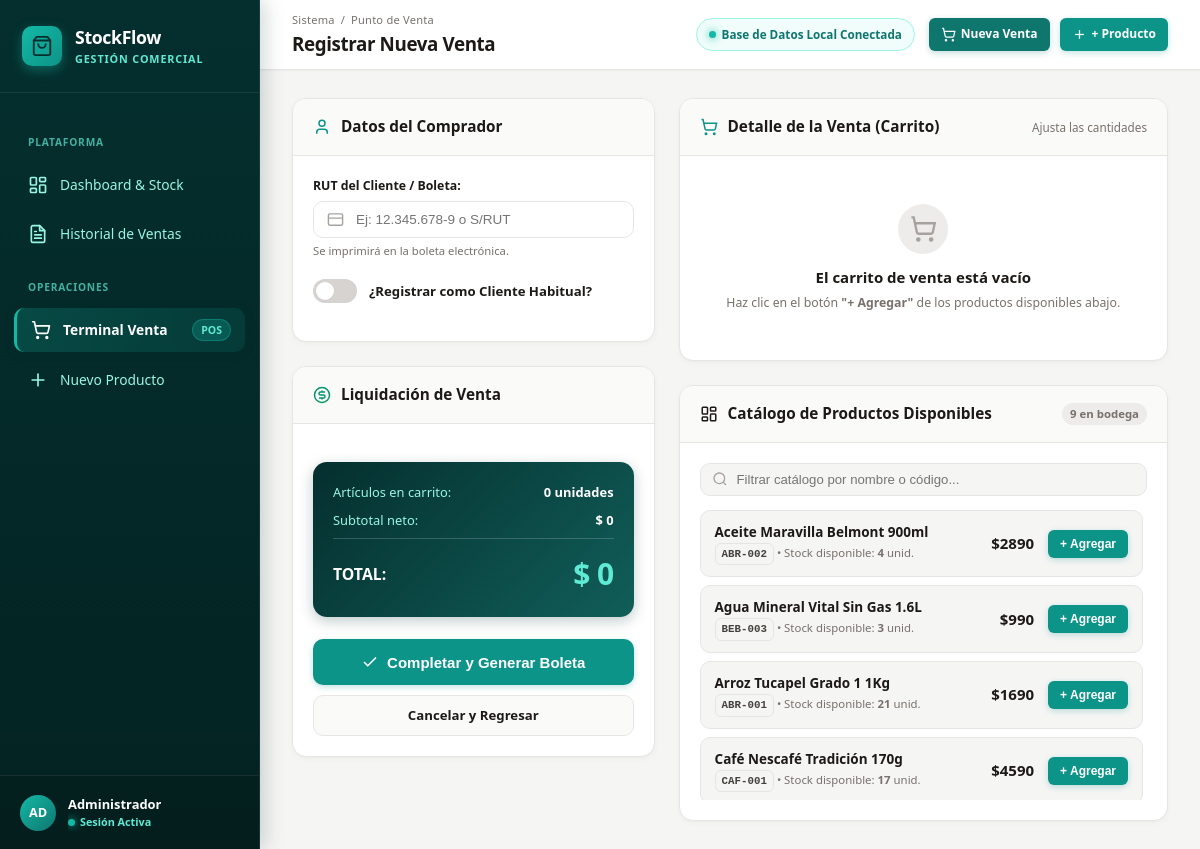
/venta/nueva/, run on the app's committed database.
### ventas/models.py (models this page shows, shortened)
class Producto(models.Model):
    codigo = models.CharField(max_length=20, unique=True)
    nombre = models.CharField(max_length=100)
    cantidad = models.IntegerField(default=0)
    precio = models.DecimalField(max_digits=10, decimal_places=2)

### ventas/views.py (the view, shortened to what this page needs)
# urls.py: path('venta/nueva/', views.registrar_venta, name='registrar_venta'),
def registrar_venta(request):
    productos = Producto.objects.filter(cantidad__gt=0).order_by('nombre')
    return render(request, 'ventas/registrar_venta.html', {'productos': productos})

### ventas/templates/ventas/registrar_venta.html (shortened to what this page needs)
{% extends 'ventas/base.html' %}
{% block section_name %}Punto de Venta{% endblock %}
{% block page_title %}Registrar Nueva Venta{% endblock %}
{% block content %}
<div id="posTerminalContainer">
    <form method="POST" id="posSaleForm">
        <div class="pos-layout">
            <div style="display: flex; flex-direction: column; gap: 24px;">
                <div class="pos-panel">
                    <div class="pos-panel-header">
                        <div class="pos-panel-title">
                            <svg viewBox="0 0 24 24" fill="none" stroke="currentColor" stroke-width="2" width="18" height="18" style="color: var(--color-primary);">
                                <path d="M19 21v-2a4 4 0 0 0-4-4H9a4 4 0 0 0-4 4v2"></path>
                                <circle cx="12" cy="7" r="4"></circle>
                            </svg>
                            <span>Datos del Comprador</span>
                        </div>
                    </div>
                    <div class="pos-panel-body">
                        <div class="form-group">
                            <label class="form-label" for="rut">RUT del Cliente / Boleta:</label>
                            <div class="input-with-icon">
                                <input type="text" name="rut" id="rut" class="form-input" placeholder="Ej: 12.345.678-9 o S/RUT" required>
                            </div>
                            <div class="form-helper">Se imprimirá en la boleta electrónica.</div>
                        </div>
                        <div class="form-group" style="margin-top: 18px; margin-bottom: 18px;">
                            <label class="switch-container">
                                <div class="switch-track">
                                    <div class="switch-thumb"></div>
                                </div>
                                <span class="switch-label">¿Registrar como Cliente Habitual?</span>
                            </label>
                        </div>
                    </div>
                </div>
                <div class="pos-panel">
                    <div class="pos-panel-header">
                        <div class="pos-panel-title">
                            <span>Liquidación de Venta</span>
                        </div>
                    </div>
                    <div class="pos-panel-body">
                        <div class="pos-total-box">
                            <div class="pos-total-row">
                                <span>Artículos en carrito:</span>
                                <strong id="posItemCount" style="color: #ffffff;">0 unidades</strong>
                            </div>
                            <div class="pos-total-row">
                                <span>Subtotal neto:</span>
                                <span id="posSubtotal" style="font-weight: 600; color: #ffffff;">$ 0</span>
                            </div>
                            <div class="pos-total-grand">
                                <span class="pos-grand-label">TOTAL:</span>
                                <span class="pos-grand-amount" id="posGrandTotal">$ 0</span>
                            </div>
                        </div>
                        <div style="margin-top: 22px; display: flex; flex-direction: column; gap: 10px;">
                            <button type="submit" class="btn btn-primary" style="width: 100%; padding: 13px; font-size: 1rem;">
                                <svg viewBox="0 0 24 24" fill="none" stroke="currentColor" stroke-width="2" width="20" height="20">
                                    <polyline points="20 6 9 17 4 12"></polyline>
                                </svg>
                                <span>Completar y Generar Boleta</span>
                            </button>
                            <a href="{% url 'lista_productos' %}" class="btn btn-secondary" style="width: 100%; text-align: center;">
                                Cancelar y Regresar
                            </a>
                        </div>
                    </div>
                </div>
            </div>
            <div style="display: flex; flex-direction: column; gap: 24px;">
                <div class="pos-panel">
                    <div class="pos-panel-header">
                        <div class="pos-panel-title">
                            <svg viewBox="0 0 24 24" fill="none" stroke="currentColor" stroke-width="2" width="18" height="18" style="color: var(--color-primary);">
                                <circle cx="8" cy="21" r="1"/><circle cx="19" cy="21" r="1"/>
                                <path d="M2.05 2.05h2l2.66 12.42a2 2 0 0 0 2 1.58h9.78a2 2 0 0 0 1.95-1.57l1.65-7.43H5.12"/>
                            </svg>
                            <span>Detalle de la Venta (Carrito)</span>
                        </div>
                        <span style="font-size: 0.78rem; color: var(--color-text-muted);">Ajusta las cantidades</span>
                    </div>
                    <div class="pos-panel-body" style="padding: 12px 18px;">
                        <div id="emptyCartState" class="empty-state" style="padding: 36px 16px;">
                            <div class="empty-icon-circle" style="width: 50px; height: 50px; margin-bottom: 12px;">
                                <svg viewBox="0 0 24 24" fill="none" stroke="currentColor" stroke-width="2" width="24" height="24">
                                    <circle cx="8" cy="21" r="1"/><circle cx="19" cy="21" r="1"/>
                                    <path d="M2.05 2.05h2l2.66 12.42a2 2 0 0 0 2 1.58h9.78a2 2 0 0 0 1.95-1.57l1.65-7.43H5.12"/>
                                </svg>
                            </div>
                            <div style="font-weight: 700; color: var(--color-text-main);">El carrito de venta está vacío</div>
                            <p style="font-size: 0.82rem; color: var(--color-text-muted); margin-top: 4px;">
                                Haz clic en el botón <strong>"+ Agregar"</strong> de los productos disponibles abajo.
                            </p>
                        </div>
                    </div>
                </div>
                <div class="pos-panel">
                    <div class="pos-panel-header">
                        <div class="pos-panel-title">
                            <svg viewBox="0 0 24 24" fill="none" stroke="currentColor" stroke-width="2" width="18" height="18">
                                <rect width="7" height="9" x="3" y="3" rx="1"/><rect width="7" height="5" x="14" y="3" rx="1"/><rect width="7" height="9" x="14" y="12" rx="1"/><rect width="7" height="5" x="3" y="16" rx="1"/>
                            </svg>
                            <span>Catálogo de Productos Disponibles</span>
                        </div>
                        <span class="table-title-count">{{ productos.count }} en bodega</span>
                    </div>
                    <div class="pos-panel-body">
                        <div class="pos-catalog-search">
                            <div class="search-box" style="width: 100%;">
                                <input type="text" id="posCatalogSearch" class="search-input" placeholder="Filtrar catálogo por nombre o código...">
                            </div>
                        </div>
                        <div class="pos-products-list">
                            {% for p in productos %}
                            <div class="pos-product-item">
                                <div class="pos-product-info">
                                    <div class="pos-product-name">{{ p.nombre }}</div>
                                    <div class="pos-product-meta">
                                        <span class="code-pill" style="padding: 2px 6px; font-size: 0.72rem;">{{ p.codigo }}</span>
                                        &bull; Stock disponible: <strong>{{ p.cantidad }}</strong> unid.
                                    </div>
                                </div>
                                <div style="display: flex; align-items: center; gap: 14px;">
                                    <span style="font-weight: 700; color: var(--color-text-main); font-variant-numeric: tabular-nums; font-size: 1rem;">
                                        ${{ p.precio|floatformat:0 }}
                                    </span>
                                    <button type="button"
                                            class="btn btn-sm btn-primary btn-add-pos-item"
                                            data-id="{{ p.id }}"
                                            data-name="{{ p.nombre }}"
                                            data-code="{{ p.codigo }}"
                                            data-price="{{ p.precio }}"
                                            data-stock="{{ p.cantidad }}">
                                        + Agregar
                                    </button>
                                </div>
                            </div>
                            {% endfor %}
                        </div>
                    </div>
                </div>
            </div>
        </div>
    </form>
</div>
{% endblock %}

### data on the page
Producto: nombre "Aceite Maravilla Belmont 900ml", codigo "ABR-002", cantidad "4", precio "2890"
Producto: nombre "Agua Mineral Vital Sin Gas 1.6L", codigo "BEB-003", cantidad "3", precio "990"
Producto: nombre "Arroz Tucapel Grado 1 1Kg", codigo "ABR-001", cantidad "21", precio "1690"
Producto: nombre "Café Nescafé Tradición 170g", codigo "CAF-001", cantidad "17", precio "4590"

### other printed values
{{ productos.count }} "9"
